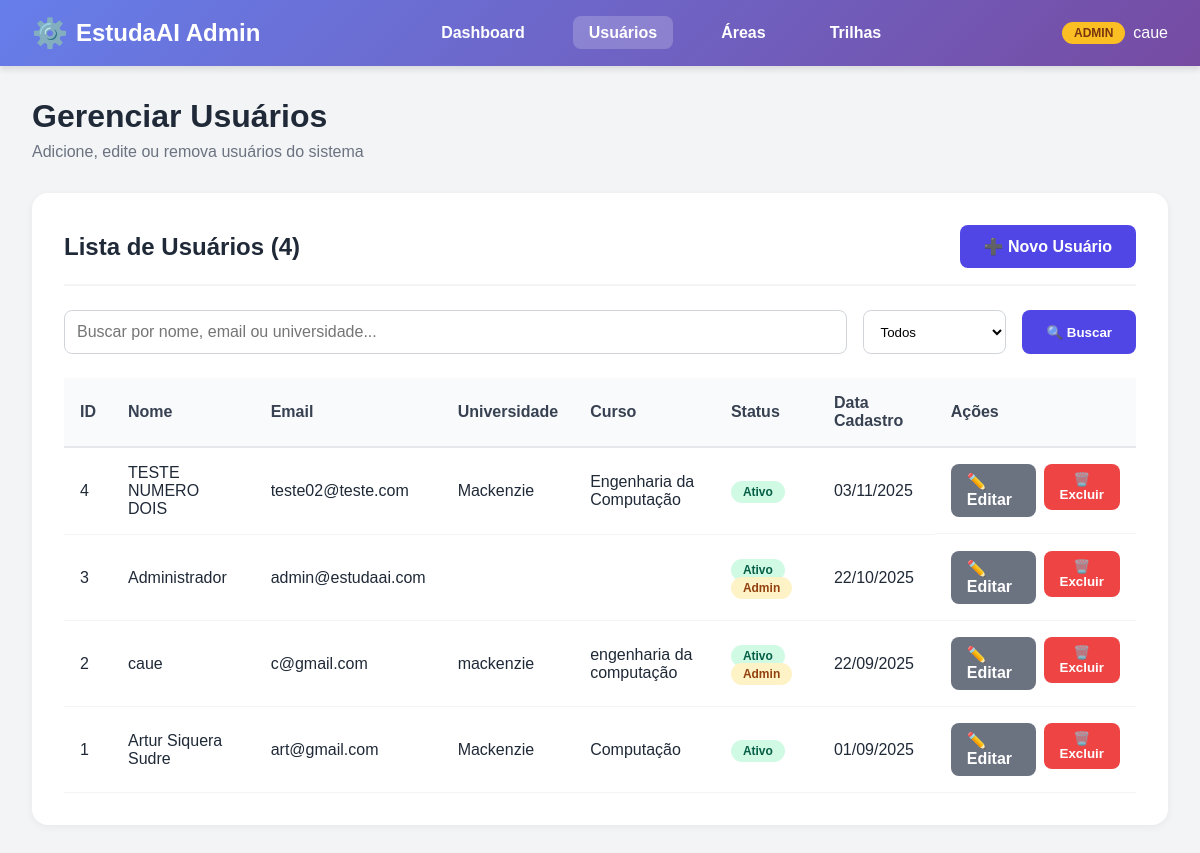
Screenshot of /usuarios/admin-panel/usuarios/ (signed in) with the database file from the repository.
### usuarios/models.py (models this page shows, shortened)
class Usuario(AbstractUser): #criação de uma classe usuário
    nome = models.CharField(max_length=100)#Char pois é tudo caracter, o tamanho pode variar, sendo de caso a caso
    email = models.EmailField(unique=True)#modelo específico de email, pois email tem seus peculiaridades, ex: @
    universidade = models.CharField(max_length=255)#Char pois é tudo caracter
    curso = models.CharField(max_length=255)#Char pois é tudo caracter
    ano_formatura = models.IntegerField(null=True, blank=True, validators=[MinValueValidator(2000), MaxValueValidator(2060)])# Intenger para números inteiros, null=True --> o Banco não dará erro se estiver vazio
    idade = models.IntegerField(null=True, blank=True, validators=[MinValueValidator(8), MaxValueValidator(100)])#blank=True --> o django aceitará formulários com essa parte em branco, mine max value validator para validar e não ter número absurdoss
    nome = models.CharField(max_length=100)  # Nome completo do usuário
    email = models.EmailField(unique=True)  # Email único no sistema
    universidade = models.CharField(max_length=255)  # Nome da universidade
    curso = models.CharField(max_length=255)  # Nome do curso
    ano_formatura = models.IntegerField(
        null=True, blank=True,  # Permite valores vazios
        validators=[MinValueValidator(2000), MaxValueValidator(2060)]  # Entre 2000 e 2060
    )
    idade = models.IntegerField(
        null=True, blank=True,  # Permite valores vazios
        validators=[MinValueValidator(8), MaxValueValidator(100)]  # Entre 8 e 100 anos
    )
    REQUIRED_FIELDS = ['nome', 'email', 'universidade', 'curso', 'ano_formatura', 'idade']

### usuarios/views.py (the view, shortened to what this page needs)
# urls.py: path('admin-panel/usuarios/', views.admin_usuarios_list, name='admin_usuarios_list'),
@login_required(login_url='login')
@user_passes_test(user_is_staff, login_url='dashboard')
def admin_usuarios_list(request):
    usuarios = Usuario.objects.all().order_by('-date_joined')
    query = request.GET.get('q')
    filtro = request.GET.get('filtro')
    if filtro == 'ativos':
        usuarios = usuarios.filter(is_active=True)
    elif filtro == 'inativos':
        usuarios = usuarios.filter(is_active=False)
    elif filtro == 'staff':
        usuarios = usuarios.filter(is_staff=True)
    paginator = Paginator(usuarios, 15)  # 15 por página
    page_number = request.GET.get('page')
    page_obj = paginator.get_page(page_number)
    return render(request, 'usuarios/admin/usuarios_list.html', {'page_obj': page_obj})

### usuarios/views.py (called while the page is built)
def user_is_staff(user):
    return user.is_staff

### usuarios/templates/usuarios/admin/usuarios_list.html (shortened to what this page needs)
{% load static %}
<!DOCTYPE html>
<html lang="pt-BR">
<head>
    <link rel="stylesheet" href="{% static 'usuarios/admin-style.css' %}">
</head>
<body>
    <header class="admin-navbar">
        <nav class="admin-nav-container">
            <a href="{% url 'admin_dashboard' %}" class="admin-logo">EstudaAI Admin</a>
            <ul class="admin-menu">
                <li><a href="{% url 'admin_dashboard' %}">Dashboard</a></li>
                <li><a href="{% url 'admin_usuarios_list' %}" class="active">Usuários</a></li>
                <li><a href="{% url 'admin_areas_list' %}">Áreas</a></li>
                <li><a href="{% url 'admin_trilhas_list' %}">Trilhas</a></li>
            </ul>
            <div class="admin-user-info">
                <span class="admin-badge">ADMIN</span>
                <span>{{ user.username }}</span>
            </div>
        </nav>
    </header>
    <main class="admin-container">
        <div class="admin-header">
            <h1 class="admin-title">Gerenciar Usuários</h1>
            <p class="admin-subtitle">Adicione, edite ou remova usuários do sistema</p>
        </div>
        <div class="admin-card">
            <div class="card-header">
                <h2 class="card-title">Lista de Usuários ({{ page_obj.paginator.count }})</h2>
                <a href="{% url 'admin_usuario_create' %}" class="btn-primary">➕ Novo Usuário</a>
            </div>
            <form method="GET" class="search-bar">
                <input
                    type="text"
                    name="q"
                    class="search-input"
                    placeholder="Buscar por nome, email ou universidade..."
                    value="{{ request.GET.q }}"
                >
                <select name="filtro" class="filter-select">
                    <option value="">Todos</option>
                </select>
                <button type="submit" class="btn-primary">🔍 Buscar</button>
            </form>
            <div class="table-container">
                <table class="admin-table">
                    <thead>
                        <tr>
                            <th>ID</th>
                            <th>Nome</th>
                            <th>Email</th>
                            <th>Universidade</th>
                            <th>Curso</th>
                            <th>Status</th>
                            <th>Data Cadastro</th>
                            <th>Ações</th>
                        </tr>
                    </thead>
                    <tbody>
                        {% for usuario in page_obj %}
                        <tr>
                            <td>{{ usuario.id }}</td>
                            <td>{{ usuario.nome }}</td>
                            <td>{{ usuario.email }}</td>
                            <td>{{ usuario.universidade }}</td>
                            <td>{{ usuario.curso }}</td>
                            <td>
                                {% if usuario.is_active %}
                                <span class="badge success">Ativo</span>
                                {% else %}
                                <span class="badge danger">Inativo</span>
                                {% endif %}
                                {% if usuario.is_staff %}
                                <span class="badge warning">Admin</span>
                                {% endif %}
                            </td>
                            <td>{{ usuario.date_joined|date:"d/m/Y" }}</td>
                            <td class="table-actions">
                                <a href="{% url 'admin_usuario_edit' usuario.id %}" class="btn-secondary">✏️ Editar</a>
                                <form method="POST" action="{% url 'admin_usuario_delete' usuario.id %}" style="display: inline;" onsubmit="return confirm('Tem certeza que deseja excluir este usuário?');">
                                    <button type="submit" class="btn-danger">🗑️ Excluir</button>
                                </form>
                            </td>
                        </tr>
                        {% endfor %}
                    </tbody>
                </table>
            </div>
        </div>
    </main>
</body>
</html>

### usuarios/static/usuarios/admin-style.css (style rules this page uses)
* { margin: 0; padding: 0; box-sizing: border-box; font-family: sans-serif; }
body { background-color: #f3f4f6; color: #1f2937; }
.admin-navbar { background: linear-gradient(135deg, #667eea 0%, #764ba2 100%); box-shadow: 0 4px 6px rgba(0,0,0,0.1); position: sticky; top: 0; z-index: 50; }
.admin-nav-container { max-width: 1400px; margin: 0 auto; padding: 1rem 2rem; display: flex; align-items: center; justify-content: space-between; }
.admin-logo { font-size: 1.5rem; font-weight: bold; color: white; text-decoration: none; display: flex; align-items: center; gap: 0.5rem; }
.admin-logo::before { content: "⚙️"; font-size: 1.8rem; }
.admin-menu { list-style: none; display: flex; gap: 2rem; }
.admin-menu a { color: white; text-decoration: none; font-weight: 600; padding: 0.5rem 1rem; border-radius: 0.5rem; transition: background 0.3s; }
.admin-menu a:hover, .admin-menu a.active { background: rgba(255, 255, 255, 0.2); }
.admin-user-info { color: white; display: flex; align-items: center; gap: 0.5rem; }
.admin-badge { background: #fbbf24; color: #78350f; padding: 0.25rem 0.75rem; border-radius: 1rem; font-size: 0.75rem; font-weight: bold; }
.admin-container { max-width: 1400px; margin: 2rem auto; padding: 0 2rem; }
.admin-header { margin-bottom: 2rem; }
.admin-title { font-size: 2rem; font-weight: bold; color: #1f2937; margin-bottom: 0.5rem; }
.admin-subtitle { color: #6b7280; font-size: 1rem; }
.admin-card { background: white; padding: 2rem; border-radius: 1rem; box-shadow: 0 2px 8px rgba(0,0,0,0.05); margin-bottom: 2rem; }
.card-header { display: flex; justify-content: space-between; align-items: center; margin-bottom: 1.5rem; padding-bottom: 1rem; border-bottom: 2px solid #f3f4f6; }
.card-title { font-size: 1.5rem; font-weight: bold; color: #1f2937; }
.btn-primary { background: #4f46e5; color: white; padding: 0.75rem 1.5rem; border: none; border-radius: 0.5rem; font-weight: 600; cursor: pointer; text-decoration: none; display: inline-flex; align-items: center; gap: 0.5rem; transition: background 0.3s; }
.btn-secondary { background: #6b7280; color: white; padding: 0.5rem 1rem; border: none; border-radius: 0.5rem; font-weight: 600; cursor: pointer; text-decoration: none; transition: background 0.3s; }
.btn-danger { background: #ef4444; color: white; padding: 0.5rem 1rem; border: none; border-radius: 0.5rem; font-weight: 600; cursor: pointer; transition: background 0.3s; }
.table-container { overflow-x: auto; }
.admin-table { width: 100%; border-collapse: collapse; }
.admin-table thead { background: #f9fafb; }
.admin-table th { padding: 1rem; text-align: left; font-weight: 600; color: #374151; border-bottom: 2px solid #e5e7eb; }
.admin-table td { padding: 1rem; border-bottom: 1px solid #f3f4f6; }
.table-actions { display: flex; gap: 0.5rem; }
.badge { padding: 0.25rem 0.75rem; border-radius: 1rem; font-size: 0.75rem; font-weight: 600; }
.badge.success { background: #d1fae5; color: #065f46; }
.badge.warning { background: #fef3c7; color: #92400e; }
.search-bar { display: flex; gap: 1rem; margin-bottom: 1.5rem; }
.search-input { flex: 1; padding: 0.75rem; border: 1px solid #d1d5db; border-radius: 0.5rem; font-size: 1rem; }
.filter-select { padding: 0.75rem; border: 1px solid #d1d5db; border-radius: 0.5rem; background: white; }

### rows the page displays
Usuario: username "caue", id "2", nome "caue", email "c@gmail.com", universidade "mackenzie", curso "engenharia da computação", is_active "Ativo", is_staff "Admin", date_joined "22/09/2025"
Usuario: id "4", nome "TESTE NUMERO DOIS", email "teste02@teste.com", universidade "Mackenzie", curso "Engenharia da Computação", is_active "Ativo", date_joined "03/11/2025"
Usuario: id "3", nome "Administrador", email "admin@estudaai.com", is_active "Ativo", is_staff "Admin", date_joined "22/10/2025"
Usuario: id "1", nome "Artur Siquera Sudre", email "art@gmail.com", universidade "Mackenzie", curso "Computação", is_active "Ativo", date_joined "01/09/2025"

### other values shown
{{ page_obj.paginator.count }} "4"
